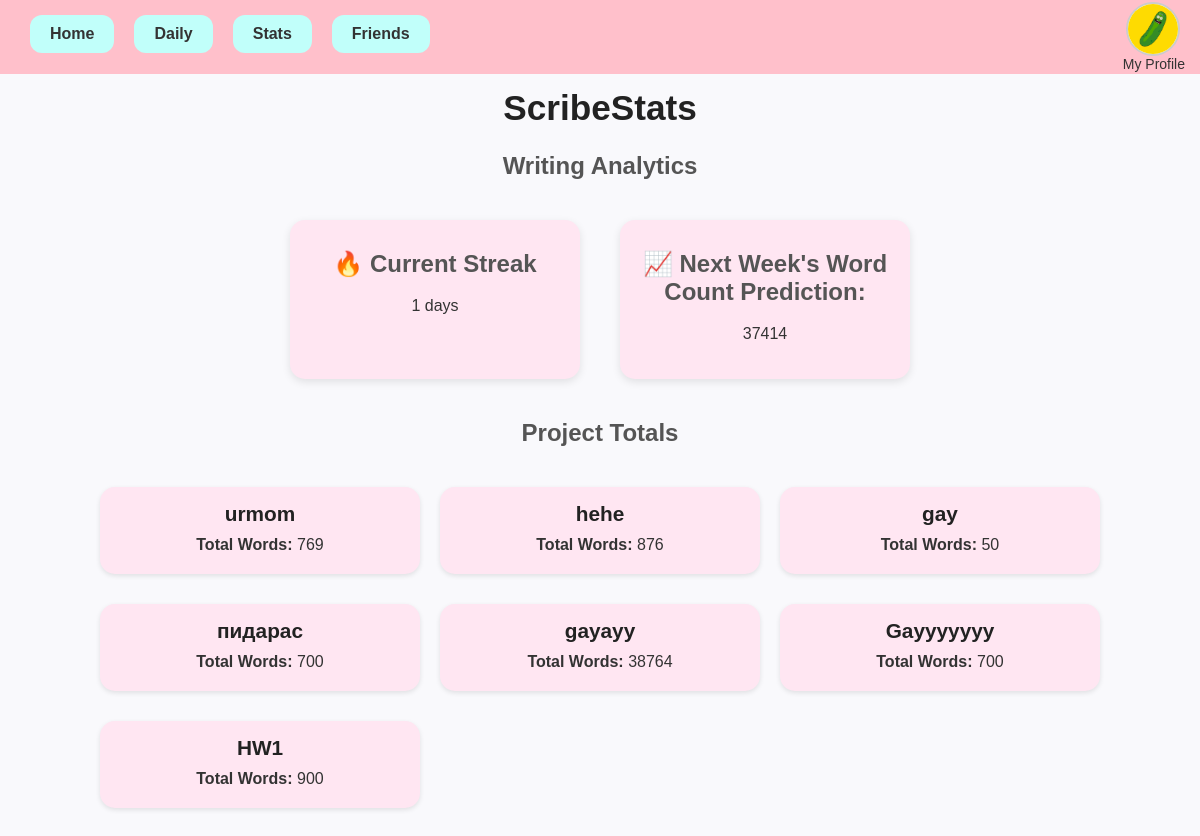
/stats, run on an earlier commit of the app's database.
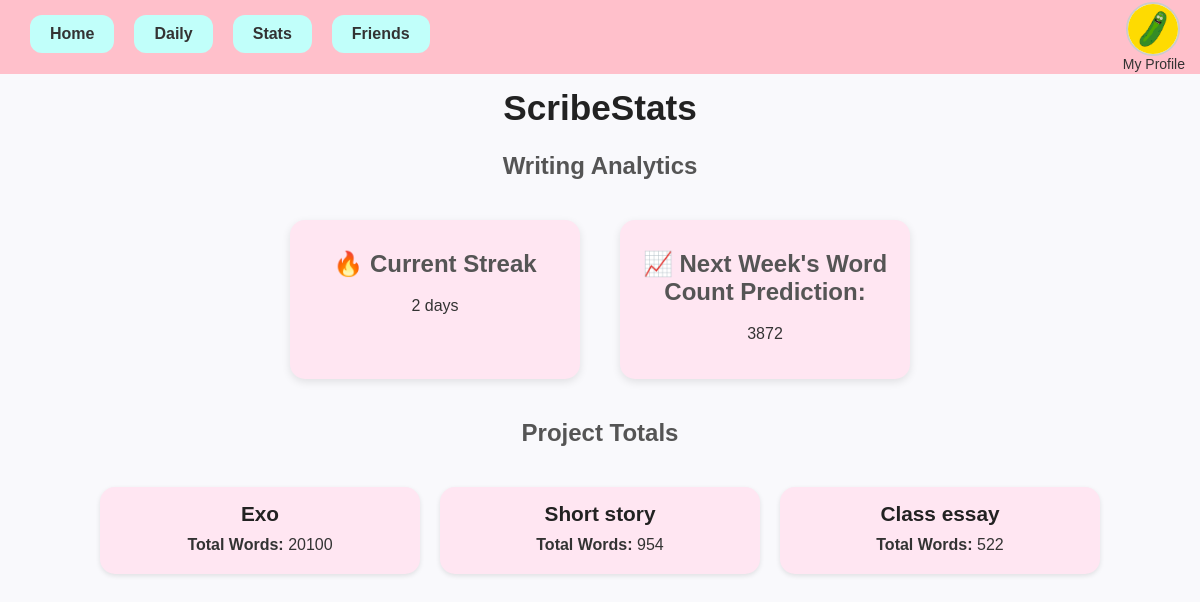
And on a later commit of the database.
### tables this page shows
CREATE TABLE writing_entries (
            id INTEGER PRIMARY KEY AUTOINCREMENT,   -- a unique ID for each entry
            entry_date TEXT,                        -- when the writing was done
            word_count INTEGER,                     -- how many words were written
            project TEXT                            -- which project it belongs to
        );

### app.py (the view)
@app.route("/stats")
def stats():
    conn = sqlite3.connect(DB_NAME)
    c = conn.cursor()
    c.execute("SELECT entry_date, word_count, project FROM writing_entries ORDER BY entry_date")
    data = c.fetchall()
    conn.close()
    streak, project_totals, prediction = analytics.analyze_data(data)
    return render_template(
        "stats.html",
        data=data,
        streak=streak,
        project_totals=project_totals,
        prediction=prediction,
    )

### analytics.py (called while the page is built)
def analyze_data(data):
    dates = sorted([datetime.strptime(d[0], "%Y-%m-%d").date() for d in data], reverse=True)
    streak = 0
    if dates:
        streak = 1
        for i in range(1, len(dates)):
            if (dates[i-1] - dates[i]).days == 1 or (dates[i-1] - dates[i]).days == 0:
                streak += 1
            else:
                break
    project_totals = {}
    for entry in data:
        project = entry[2]
        words = entry[1]
        project_totals[project] = project_totals.get(project, 0) + words
    if data:
        total_words = sum(entry[1] for entry in data)
        avg_per_day = total_words / len(data)
        prediction = int(avg_per_day * 7)
    else:
        prediction = 0
    return streak, project_totals, prediction

### templates/stats.html (shortened to what this page needs)
<!DOCTYPE html>
<html>
<head>
    <link rel="stylesheet" href="{{ url_for('static', filename='style.css') }}">
</head>
<body>
 <body>
    <div class="banner"></div>
    <div class="navbar">
        <a href="{{ url_for('home_page') }}">Home</a>
        <a href="{{ url_for('entries') }}">Daily</a>
        <a href="{{ url_for('stats') }}">Stats</a>
        <a href="{{ url_for('friends') }}">Friends</a>
    </div>
    <div class="account-circle">
        <img src="{{ url_for('static', filename='account.png') }}" alt="Account">
    </div>
    <div class="account-label">My Profile</div>
    <h1>ScribeStats</h1>
    <h2>Writing Analytics</h2>
    <div class="stats-container">
        <div class="stat-box">
            <h2>🔥 Current Streak</h2>
            <p>{{ streak }} days</p>
        </div>
        <div class="stat-box">
            <h2>📈 Next Week's Word Count Prediction:</h2>
            <p>{{ prediction }}</p>
        </div>
    </div>
    <h2>Project Totals</h2>
    <div class="entries">
        {% for project, total in project_totals.items() %}
        <div class="entry-card">
            <h3>{{ project }}</h3>
            <p><strong>Total Words:</strong> {{ total }}</p>
        </div>
        {% endfor %}
    </div>
</body>
</html>

What changed in the data, as far as the page shows it:
removed writing_entries: project "urmom", total "769"
no longer on this page (row edited): writing_entries: project "hehe", word_count "876"
no longer on this page (row edited): writing_entries: project "gay", word_count "50"
no longer on this page (row edited): writing_entries: project "пидарас", word_count "700"
no longer on this page (row edited): writing_entries: project "gayayy", word_count "38764"
no longer on this page (row edited): writing_entries: project "Gayyyyyyy", word_count "700"
no longer on this page (row edited): writing_entries: project "HW1", word_count "900"
added writing_entries: project "Exo", total "20100"
added writing_entries: project "Short story", total "954"
added writing_entries: project "Class essay", total "522"
Also different on the page:
{{ streak }}: "1" → "2"
{{ prediction }}: "37414" → "3872"
